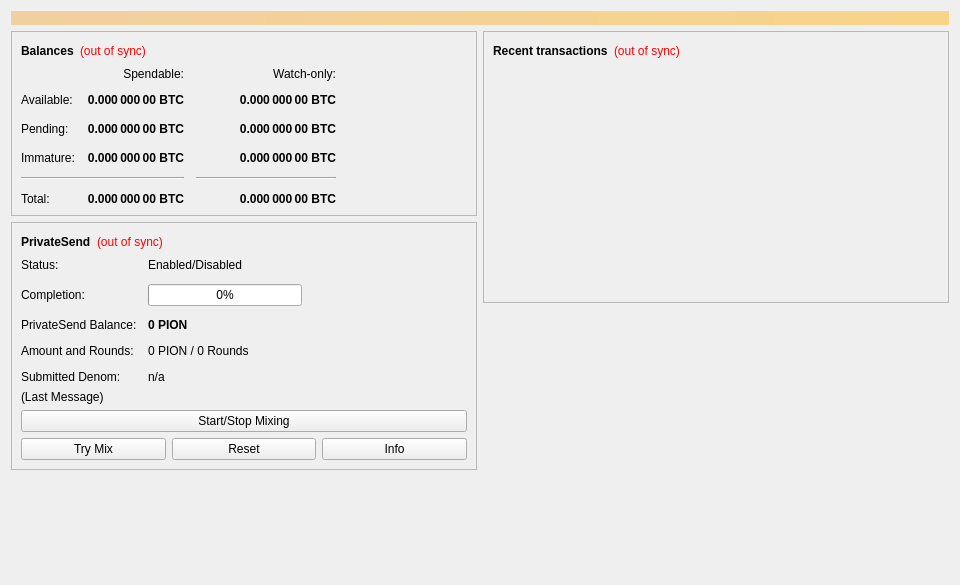
<?xml version="1.0" encoding="UTF-8"?>
<ui version="4.0">
 <class>OverviewPage</class>
 <widget class="QWidget" name="OverviewPage">
  <property name="geometry">
   <rect>
    <x>0</x>
    <y>0</y>
    <width>960</width>
    <height>585</height>
   </rect>
  </property>
  <property name="minimumSize">
   <size>
    <width>960</width>
    <height>0</height>
   </size>
  </property>
  <property name="windowTitle">
   <string>Form</string>
  </property>
  <layout class="QVBoxLayout" name="topLayout">
   <item>
    <widget class="QLabel" name="labelAlerts">
     <property name="visible">
      <bool>false</bool>
     </property>
     <property name="styleSheet">
      <string notr="true">QLabel { background-color: qlineargradient(x1: 0, y1: 0, x2: 1, y2: 0, stop:0 #F0D0A0, stop:1 #F8D488); color:#000000; }</string>
     </property>
     <property name="wordWrap">
      <bool>true</bool>
     </property>
     <property name="margin">
      <number>3</number>
     </property>
     <property name="textInteractionFlags">
      <set>Qt::TextSelectableByMouse</set>
     </property>
    </widget>
   </item>
   <item>
    <layout class="QHBoxLayout" name="horizontalLayout" stretch="1,1">
     <item>
      <layout class="QVBoxLayout" name="verticalLayout_2">
       <item>
        <widget class="QFrame" name="frame">
         <property name="frameShape">
          <enum>QFrame::StyledPanel</enum>
         </property>
         <property name="frameShadow">
          <enum>QFrame::Raised</enum>
         </property>
         <layout class="QVBoxLayout" name="verticalLayout_4">
          <item>
           <layout class="QHBoxLayout" name="horizontalLayout_4">
            <item>
             <widget class="QLabel" name="label_5">
              <property name="font">
               <font>
                <weight>75</weight>
                <bold>true</bold>
               </font>
              </property>
              <property name="text">
               <string>Balances</string>
              </property>
             </widget>
            </item>
            <item>
             <widget class="QLabel" name="labelWalletStatus">
              <property name="toolTip">
               <string>The displayed information may be out of date. Your wallet automatically synchronizes with the Pion network after a connection is established, but this process has not completed yet.</string>
              </property>
              <property name="styleSheet">
               <string notr="true">QLabel { color: red; }</string>
              </property>
              <property name="text">
               <string notr="true">(out of sync)</string>
              </property>
              <property name="alignment">
               <set>Qt::AlignLeading|Qt::AlignLeft|Qt::AlignVCenter</set>
              </property>
             </widget>
            </item>
            <item>
             <spacer name="horizontalSpacer_3">
              <property name="orientation">
               <enum>Qt::Horizontal</enum>
              </property>
              <property name="sizeHint" stdset="0">
               <size>
                <width>40</width>
                <height>20</height>
               </size>
              </property>
             </spacer>
            </item>
           </layout>
          </item>
          <item>
           <layout class="QGridLayout" name="gridLayout">
            <property name="spacing">
             <number>12</number>
            </property>
            <item row="2" column="2">
             <widget class="QLabel" name="labelWatchPending">
              <property name="font">
               <font>
                <weight>75</weight>
                <bold>true</bold>
               </font>
              </property>
              <property name="cursor">
               <cursorShape>IBeamCursor</cursorShape>
              </property>
              <property name="toolTip">
               <string>Unconfirmed transactions to watch-only addresses</string>
              </property>
              <property name="text">
               <string notr="true">0.000 000 00 BTC</string>
              </property>
              <property name="alignment">
               <set>Qt::AlignRight|Qt::AlignTrailing|Qt::AlignVCenter</set>
              </property>
              <property name="textInteractionFlags">
               <set>Qt::LinksAccessibleByMouse|Qt::TextSelectableByKeyboard|Qt::TextSelectableByMouse</set>
              </property>
             </widget>
            </item>
            <item row="2" column="1">
             <widget class="QLabel" name="labelUnconfirmed">
              <property name="font">
               <font>
                <weight>75</weight>
                <bold>true</bold>
               </font>
              </property>
              <property name="cursor">
               <cursorShape>IBeamCursor</cursorShape>
              </property>
              <property name="toolTip">
               <string>Total of transactions that have yet to be confirmed, and do not yet count toward the spendable balance</string>
              </property>
              <property name="text">
               <string notr="true">0.000 000 00 BTC</string>
              </property>
              <property name="alignment">
               <set>Qt::AlignRight|Qt::AlignTrailing|Qt::AlignVCenter</set>
              </property>
              <property name="textInteractionFlags">
               <set>Qt::LinksAccessibleByMouse|Qt::TextSelectableByKeyboard|Qt::TextSelectableByMouse</set>
              </property>
             </widget>
            </item>
            <item row="3" column="2">
             <widget class="QLabel" name="labelWatchImmature">
              <property name="font">
               <font>
                <weight>75</weight>
                <bold>true</bold>
               </font>
              </property>
              <property name="cursor">
               <cursorShape>IBeamCursor</cursorShape>
              </property>
              <property name="toolTip">
               <string>Mined balance in watch-only addresses that has not yet matured</string>
              </property>
              <property name="text">
               <string notr="true">0.000 000 00 BTC</string>
              </property>
              <property name="alignment">
               <set>Qt::AlignRight|Qt::AlignTrailing|Qt::AlignVCenter</set>
              </property>
              <property name="textInteractionFlags">
               <set>Qt::LinksAccessibleByMouse|Qt::TextSelectableByKeyboard|Qt::TextSelectableByMouse</set>
              </property>
             </widget>
            </item>
            <item row="4" column="0" colspan="2">
             <widget class="Line" name="lineSpendableBalance">
              <property name="orientation">
               <enum>Qt::Horizontal</enum>
              </property>
             </widget>
            </item>
            <item row="4" column="2">
             <widget class="Line" name="lineWatchBalance">
              <property name="sizePolicy">
               <sizepolicy hsizetype="Preferred" vsizetype="Fixed">
                <horstretch>0</horstretch>
                <verstretch>0</verstretch>
               </sizepolicy>
              </property>
              <property name="minimumSize">
               <size>
                <width>140</width>
                <height>0</height>
               </size>
              </property>
              <property name="orientation">
               <enum>Qt::Horizontal</enum>
              </property>
             </widget>
            </item>
            <item row="5" column="0">
             <widget class="QLabel" name="labelTotalText">
              <property name="text">
               <string>Total:</string>
              </property>
             </widget>
            </item>
            <item row="3" column="1">
             <widget class="QLabel" name="labelImmature">
              <property name="font">
               <font>
                <weight>75</weight>
                <bold>true</bold>
               </font>
              </property>
              <property name="cursor">
               <cursorShape>IBeamCursor</cursorShape>
              </property>
              <property name="toolTip">
               <string>Mined balance that has not yet matured</string>
              </property>
              <property name="text">
               <string notr="true">0.000 000 00 BTC</string>
              </property>
              <property name="alignment">
               <set>Qt::AlignRight|Qt::AlignTrailing|Qt::AlignVCenter</set>
              </property>
              <property name="textInteractionFlags">
               <set>Qt::LinksAccessibleByMouse|Qt::TextSelectableByKeyboard|Qt::TextSelectableByMouse</set>
              </property>
             </widget>
            </item>
            <item row="2" column="3">
             <spacer name="horizontalSpacer_2">
              <property name="orientation">
               <enum>Qt::Horizontal</enum>
              </property>
              <property name="sizeHint" stdset="0">
               <size>
                <width>40</width>
                <height>20</height>
               </size>
              </property>
             </spacer>
            </item>
            <item row="3" column="0">
             <widget class="QLabel" name="labelImmatureText">
              <property name="text">
               <string>Immature:</string>
              </property>
             </widget>
            </item>
            <item row="5" column="1">
             <widget class="QLabel" name="labelTotal">
              <property name="font">
               <font>
                <weight>75</weight>
                <bold>true</bold>
               </font>
              </property>
              <property name="cursor">
               <cursorShape>IBeamCursor</cursorShape>
              </property>
              <property name="toolTip">
               <string>Your current total balance</string>
              </property>
              <property name="text">
               <string notr="true">0.000 000 00 BTC</string>
              </property>
              <property name="alignment">
               <set>Qt::AlignRight|Qt::AlignTrailing|Qt::AlignVCenter</set>
              </property>
              <property name="textInteractionFlags">
               <set>Qt::LinksAccessibleByMouse|Qt::TextSelectableByKeyboard|Qt::TextSelectableByMouse</set>
              </property>
             </widget>
            </item>
            <item row="5" column="2">
             <widget class="QLabel" name="labelWatchTotal">
              <property name="font">
               <font>
                <weight>75</weight>
                <bold>true</bold>
               </font>
              </property>
              <property name="cursor">
               <cursorShape>IBeamCursor</cursorShape>
              </property>
              <property name="toolTip">
               <string>Current total balance in watch-only addresses</string>
              </property>
              <property name="text">
               <string notr="true">0.000 000 00 BTC</string>
              </property>
              <property name="alignment">
               <set>Qt::AlignRight|Qt::AlignTrailing|Qt::AlignVCenter</set>
              </property>
              <property name="textInteractionFlags">
               <set>Qt::LinksAccessibleByMouse|Qt::TextSelectableByKeyboard|Qt::TextSelectableByMouse</set>
              </property>
             </widget>
            </item>
            <item row="0" column="2">
             <widget class="QLabel" name="labelWatchonly">
              <property name="text">
               <string>Watch-only:</string>
              </property>
              <property name="alignment">
               <set>Qt::AlignRight|Qt::AlignTrailing|Qt::AlignVCenter</set>
              </property>
             </widget>
            </item>
            <item row="1" column="0">
             <widget class="QLabel" name="labelBalanceText">
              <property name="text">
               <string>Available:</string>
              </property>
             </widget>
            </item>
            <item row="1" column="1">
             <widget class="QLabel" name="labelBalance">
              <property name="font">
               <font>
                <weight>75</weight>
                <bold>true</bold>
               </font>
              </property>
              <property name="cursor">
               <cursorShape>IBeamCursor</cursorShape>
              </property>
              <property name="toolTip">
               <string>Your current spendable balance</string>
              </property>
              <property name="text">
               <string notr="true">0.000 000 00 BTC</string>
              </property>
              <property name="alignment">
               <set>Qt::AlignRight|Qt::AlignTrailing|Qt::AlignVCenter</set>
              </property>
              <property name="textInteractionFlags">
               <set>Qt::LinksAccessibleByMouse|Qt::TextSelectableByKeyboard|Qt::TextSelectableByMouse</set>
              </property>
             </widget>
            </item>
            <item row="1" column="2">
             <widget class="QLabel" name="labelWatchAvailable">
              <property name="font">
               <font>
                <weight>75</weight>
                <bold>true</bold>
               </font>
              </property>
              <property name="cursor">
               <cursorShape>IBeamCursor</cursorShape>
              </property>
              <property name="toolTip">
               <string>Your current balance in watch-only addresses</string>
              </property>
              <property name="text">
               <string notr="true">0.000 000 00 BTC</string>
              </property>
              <property name="alignment">
               <set>Qt::AlignRight|Qt::AlignTrailing|Qt::AlignVCenter</set>
              </property>
              <property name="textInteractionFlags">
               <set>Qt::LinksAccessibleByMouse|Qt::TextSelectableByKeyboard|Qt::TextSelectableByMouse</set>
              </property>
             </widget>
            </item>
            <item row="2" column="0">
             <widget class="QLabel" name="labelPendingText">
              <property name="text">
               <string>Pending:</string>
              </property>
             </widget>
            </item>
            <item row="0" column="1">
             <widget class="QLabel" name="labelSpendable">
              <property name="text">
               <string>Spendable:</string>
              </property>
              <property name="alignment">
               <set>Qt::AlignRight|Qt::AlignTrailing|Qt::AlignVCenter</set>
              </property>
             </widget>
            </item>
           </layout>
          </item>
         </layout>
        </widget>
       </item>
       <item>
        <widget class="QFrame" name="framePrivateSend">
         <property name="layoutDirection">
          <enum>Qt::LeftToRight</enum>
         </property>
         <property name="frameShape">
          <enum>QFrame::StyledPanel</enum>
         </property>
         <property name="frameShadow">
          <enum>QFrame::Raised</enum>
         </property>
         <layout class="QVBoxLayout" name="VerticalLayout_PS1">
          <item>
           <layout class="QHBoxLayout" name="horizontalLayout_5">
            <item>
             <widget class="QLabel" name="labelPrivateSendHeader">
              <property name="font">
               <font>
                <weight>75</weight>
                <bold>true</bold>
               </font>
              </property>
              <property name="text">
               <string>PrivateSend</string>
              </property>
             </widget>
            </item>
            <item>
             <widget class="QLabel" name="labelPrivateSendSyncStatus">
              <property name="toolTip">
               <string>The displayed information may be out of date. Your wallet automatically synchronizes with the Pion network after a connection is established, but this process has not completed yet.</string>
              </property>
              <property name="styleSheet">
               <string notr="true">QLabel { color: red; }</string>
              </property>
              <property name="text">
               <string notr="true">(out of sync)</string>
              </property>
              <property name="alignment">
               <set>Qt::AlignLeading|Qt::AlignLeft|Qt::AlignVCenter</set>
              </property>
             </widget>
            </item>
            <item>
             <spacer name="horizontalSpacer_4">
              <property name="orientation">
               <enum>Qt::Horizontal</enum>
              </property>
              <property name="sizeHint" stdset="0">
               <size>
                <width>40</width>
                <height>20</height>
               </size>
              </property>
             </spacer>
            </item>
           </layout>
          </item>
          <item>
           <layout class="QFormLayout" name="privateSendFormLayout">
            <property name="fieldGrowthPolicy">
             <enum>QFormLayout::AllNonFixedFieldsGrow</enum>
            </property>
            <property name="horizontalSpacing">
             <number>11</number>
            </property>
            <property name="verticalSpacing">
             <number>12</number>
            </property>
            <item row="0" column="0">
             <widget class="QLabel" name="labelPrivateSendEnabledText">
              <property name="text">
               <string>Status:</string>
              </property>
             </widget>
            </item>
            <item row="0" column="1">
             <widget class="QLabel" name="labelPrivateSendEnabled">
              <property name="text">
               <string>Enabled/Disabled</string>
              </property>
             </widget>
            </item>
            <item row="1" column="0">
             <widget class="QLabel" name="labelCompletitionText">
              <property name="text">
               <string>Completion:</string>
              </property>
             </widget>
            </item>
            <item row="1" column="1">
             <widget class="QProgressBar" name="privateSendProgress">
              <property name="maximumSize">
               <size>
                <width>154</width>
                <height>16777215</height>
               </size>
              </property>
              <property name="value">
               <number>0</number>
              </property>
             </widget>
            </item>
            <item row="2" column="0">
             <widget class="QLabel" name="labelAnonymizedText">
              <property name="text">
               <string>PrivateSend Balance:</string>
              </property>
             </widget>
            </item>
            <item row="2" column="1">
             <widget class="QLabel" name="labelAnonymized">
              <property name="font">
               <font>
                <weight>75</weight>
                <bold>true</bold>
               </font>
              </property>
              <property name="text">
               <string notr="true">0 PION</string>
              </property>
             </widget>
            </item>
            <item row="3" column="0">
             <widget class="QLabel" name="labelAmountAndRoundsText">
              <property name="text">
               <string>Amount and Rounds:</string>
              </property>
             </widget>
            </item>
            <item row="3" column="1">
             <widget class="QLabel" name="labelAmountRounds">
              <property name="text">
               <string>0 PION / 0 Rounds</string>
              </property>
             </widget>
            </item>
            <item row="4" column="0">
             <widget class="QLabel" name="labelSubmittedDenomText">
              <property name="text">
               <string>Submitted Denom:</string>
              </property>
             </widget>
            </item>
            <item row="4" column="1">
             <widget class="QLabel" name="labelSubmittedDenom">
              <property name="toolTip">
               <string>The denominations you submitted to the Masternode.&lt;br&gt;To mix, other users must submit the exact same denominations.</string>
              </property>
              <property name="text">
               <string>n/a</string>
              </property>
             </widget>
            </item>
           </layout>
          </item>
          <item>
           <layout class="QVBoxLayout" name="VerticalLayout_PS">
            <item>
             <widget class="QLabel" name="labelPrivateSendLastMessage">
              <property name="text">
               <string>(Last Message)</string>
              </property>
              <property name="alignment">
               <set>Qt::AlignLeading|Qt::AlignLeft|Qt::AlignTop</set>
              </property>
              <property name="wordWrap">
               <bool>true</bool>
              </property>
             </widget>
            </item>
            <item>
             <widget class="QPushButton" name="togglePrivateSend">
              <property name="sizePolicy">
               <sizepolicy hsizetype="MinimumExpanding" vsizetype="Fixed">
                <horstretch>0</horstretch>
                <verstretch>0</verstretch>
               </sizepolicy>
              </property>
              <property name="text">
               <string>Start/Stop Mixing</string>
              </property>
             </widget>
            </item>
            <item>
             <layout class="QHBoxLayout" name="horizontalLayout_debugbuttons">
              <item>
               <widget class="QPushButton" name="privateSendAuto">
                <property name="sizePolicy">
                 <sizepolicy hsizetype="MinimumExpanding" vsizetype="Fixed">
                  <horstretch>0</horstretch>
                  <verstretch>0</verstretch>
                 </sizepolicy>
                </property>
                <property name="toolTip">
                 <string>Try to manually submit a PrivateSend request.</string>
                </property>
                <property name="text">
                 <string>Try Mix</string>
                </property>
               </widget>
              </item>
              <item>
               <widget class="QPushButton" name="privateSendReset">
                <property name="sizePolicy">
                 <sizepolicy hsizetype="MinimumExpanding" vsizetype="Fixed">
                  <horstretch>0</horstretch>
                  <verstretch>0</verstretch>
                 </sizepolicy>
                </property>
                <property name="toolTip">
                 <string>Reset the current status of PrivateSend (can interrupt PrivateSend if it's in the process of Mixing, which can cost you money!)</string>
                </property>
                <property name="autoFillBackground">
                 <bool>false</bool>
                </property>
                <property name="text">
                 <string>Reset</string>
                </property>
               </widget>
              </item>
              <item>
               <widget class="QPushButton" name="privateSendInfo">
                <property name="sizePolicy">
                 <sizepolicy hsizetype="MinimumExpanding" vsizetype="Fixed">
                  <horstretch>0</horstretch>
                  <verstretch>0</verstretch>
                 </sizepolicy>
                </property>
                <property name="toolTip">
                 <string>Information about PrivateSend and Mixing</string>
                </property>
                <property name="text">
                 <string>Info</string>
                </property>
               </widget>
              </item>
             </layout>
            </item>
           </layout>
          </item>
         </layout>
        </widget>
       </item>
       <item>
        <spacer name="verticalSpacer">
         <property name="orientation">
          <enum>Qt::Vertical</enum>
         </property>
         <property name="sizeHint" stdset="0">
          <size>
           <width>20</width>
           <height>40</height>
          </size>
         </property>
        </spacer>
       </item>
      </layout>
     </item>
     <item>
      <layout class="QVBoxLayout" name="verticalLayout_3">
       <item>
        <widget class="QFrame" name="frame_2">
         <property name="frameShape">
          <enum>QFrame::StyledPanel</enum>
         </property>
         <property name="frameShadow">
          <enum>QFrame::Raised</enum>
         </property>
         <layout class="QVBoxLayout" name="verticalLayout">
          <item>
           <layout class="QHBoxLayout" name="horizontalLayout_2">
            <item>
             <widget class="QLabel" name="label_4">
              <property name="font">
               <font>
                <weight>75</weight>
                <bold>true</bold>
               </font>
              </property>
              <property name="text">
               <string>Recent transactions</string>
              </property>
             </widget>
            </item>
            <item>
             <widget class="QLabel" name="labelTransactionsStatus">
              <property name="toolTip">
               <string>The displayed information may be out of date. Your wallet automatically synchronizes with the Pion network after a connection is established, but this process has not completed yet.</string>
              </property>
              <property name="styleSheet">
               <string notr="true">QLabel { color: red; }</string>
              </property>
              <property name="text">
               <string notr="true">(out of sync)</string>
              </property>
              <property name="alignment">
               <set>Qt::AlignLeading|Qt::AlignLeft|Qt::AlignVCenter</set>
              </property>
             </widget>
            </item>
            <item>
             <spacer name="horizontalSpacer">
              <property name="orientation">
               <enum>Qt::Horizontal</enum>
              </property>
              <property name="sizeHint" stdset="0">
               <size>
                <width>40</width>
                <height>20</height>
               </size>
              </property>
             </spacer>
            </item>
           </layout>
          </item>
          <item>
           <widget class="QListView" name="listTransactions">
            <property name="styleSheet">
             <string notr="true">QListView { background: transparent; }</string>
            </property>
            <property name="frameShape">
             <enum>QFrame::NoFrame</enum>
            </property>
            <property name="verticalScrollBarPolicy">
             <enum>Qt::ScrollBarAlwaysOff</enum>
            </property>
            <property name="horizontalScrollBarPolicy">
             <enum>Qt::ScrollBarAlwaysOff</enum>
            </property>
            <property name="selectionMode">
             <enum>QAbstractItemView::NoSelection</enum>
            </property>
           </widget>
          </item>
         </layout>
        </widget>
       </item>
       <item>
        <spacer name="verticalSpacer_2">
         <property name="orientation">
          <enum>Qt::Vertical</enum>
         </property>
         <property name="sizeHint" stdset="0">
          <size>
           <width>20</width>
           <height>40</height>
          </size>
         </property>
        </spacer>
       </item>
      </layout>
     </item>
    </layout>
   </item>
  </layout>
 </widget>
 <resources/>
 <connections/>
</ui>
